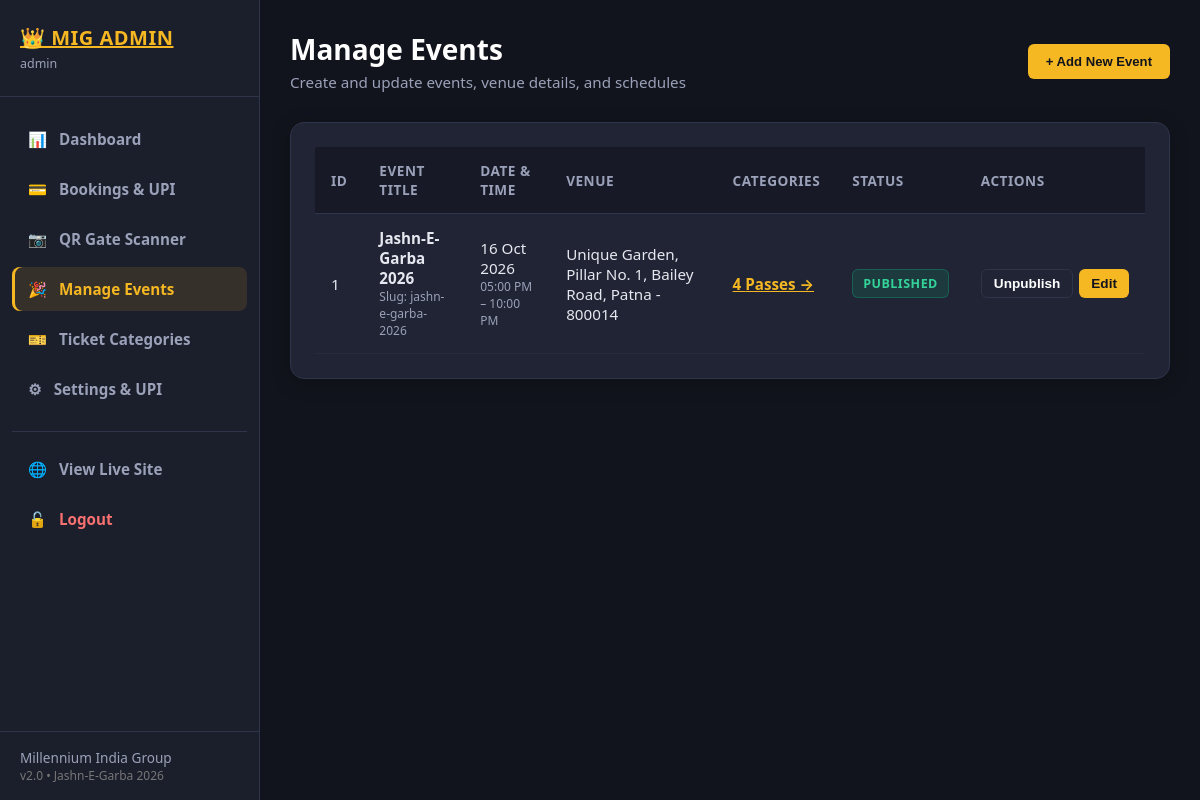
Page /admin/events.php (signed in) on the committed database.
### tables this page shows
CREATE TABLE `events` (
  `id` INT AUTO_INCREMENT PRIMARY KEY,
  `slug` VARCHAR(120) UNIQUE NOT NULL,
  `title` VARCHAR(255) NOT NULL,
  `date` DATE NOT NULL,
  `start_time` TIME NOT NULL,
  `end_time` TIME NOT NULL,
  `venue` VARCHAR(255) NOT NULL,
  `description` TEXT,
  `banner_image` VARCHAR(255),
  `is_published` TINYINT(1) DEFAULT 1,
  `created_at` TIMESTAMP DEFAULT CURRENT_TIMESTAMP,
  INDEX `idx_slug` (`slug`),
  INDEX `idx_published` (`is_published`)
);

### config/functions.php (called while the page is built, shortened)
<?php
function e(?string $value): string {
    return htmlspecialchars($value ?? '', ENT_QUOTES, 'UTF-8');
}
function asset_v(string $relPath): string {
    $cleanPath = ltrim($relPath, '/');
    $fullPath = dirname(__DIR__) . '/' . $cleanPath;
    if (file_exists($fullPath)) {
        return BASE_URL . '/' . $cleanPath . '?v=' . filemtime($fullPath);
    }
    return BASE_URL . '/' . $cleanPath . '?v=' . date('YmdHi');
}

### admin/events.php (the view, shortened to what this page needs)
<?php
require_once __DIR__ . '/../config/functions.php';
$db = getDB();
$events = [];
try {
    $events = $db->query("SELECT e.*, COUNT(tc.id) AS category_count FROM events e LEFT JOIN ticket_categories tc ON e.id = tc.event_id GROUP BY e.id ORDER BY e.date ASC")->fetchAll();
} catch (PDOException $e) {
    error_log('[admin/events.php list error]: ' . $e->getMessage());
}
?>
<!DOCTYPE html>
<html lang="en">
<head>
    <link rel="stylesheet" href="<?= asset_v('assets/css/admin.css') ?>">
</head>
<body>
<div class="admin-wrapper">
    <?php include __DIR__ . '/../includes/admin_sidebar.php'; ?>
    <main class="admin-main">
        <div class="admin-header">
            <div>
                <h1 class="admin-title">Manage Events</h1>
                <div class="admin-subtitle">Create and update events, venue details, and schedules</div>
            </div>
            <button type="button" class="btn-verify" style="background:var(--admin-primary); color:#12141d; padding:10px 18px;" onclick="openEventModal()">
                &plus; Add New Event
            </button>
        </div>
        <div class="admin-card">
            <div class="table-responsive">
                <table class="admin-table">
                    <thead>
                        <tr>
                            <th>ID</th>
                            <th>Event Title</th>
                            <th>Date &amp; Time</th>
                            <th>Venue</th>
                            <th>Categories</th>
                            <th>Status</th>
                            <th>Actions</th>
                        </tr>
                    </thead>
                    <tbody>
                        <?php foreach ($events as $ev): ?>
                            <tr>
                                <td><?= (int)$ev['id'] ?></td>
                                <td>
                                    <strong><?= e($ev['title']) ?></strong>
                                    <div style="font-size:0.75rem; color:var(--admin-text-muted);">Slug: <?= e($ev['slug']) ?></div>
                                </td>
                                <td>
                                    <div><?= date('d M Y', strtotime($ev['date'])) ?></div>
                                    <div style="font-size:0.75rem; color:var(--admin-text-muted);"><?= date('h:i A', strtotime($ev['start_time'])) ?> &ndash; <?= date('h:i A', strtotime($ev['end_time'])) ?></div>
                                </td>
                                <td><?= e($ev['venue']) ?></td>
                                <td>
                                    <a href="<?= BASE_URL ?>/admin/tickets.php?event_id=<?= $ev['id'] ?>" style="color:var(--admin-primary); font-weight:700;">
                                        <?= (int)$ev['category_count'] ?> Passes &rarr;
                                    </a>
                                </td>
                                <td>
                                    <?php if ($ev['is_published']): ?>
                                        <span class="badge badge-verified">Published</span>
                                    <?php else: ?>
                                        <span class="badge badge-pending">Draft / Hidden</span>
                                    <?php endif; ?>
                                </td>
                                <td>
                                    <div style="display:flex; gap:6px;">
                                        <form action="<?= BASE_URL ?>/admin/events.php" method="POST" style="margin:0;">
                                            <button type="submit" class="btn-sm" style="background:#202434; border:1px solid #2e344a; color:#fff; cursor:pointer;">
                                                <?= $ev['is_published'] ? 'Unpublish' : 'Publish' ?>
                                            </button>
                                        </form>
                                        <button type="button" class="btn-sm" style="background:var(--admin-primary); color:#12141d; border:none; cursor:pointer;" onclick='editEvent(<?= json_encode($ev) ?>)'>
                                            Edit
                                        </button>
                                    </div>
                                </td>
                            </tr>
                        <?php endforeach; ?>
                    </tbody>
                </table>
            </div>
        </div>
    </main>
</div>
</body>
</html>

### assets/css/admin.css (style rules this page uses)
:root { --admin-bg: #12141d; --admin-sidebar: #1b1e2b; --admin-card: #202434; --admin-card-border: #2e344a; --admin-primary: #f5b722; --admin-accent: #8e194f; --admin-text: #e6e8f0; --admin-text-muted: #9aa1b8; --badge-pending: #f59e0b; --badge-verified: #10b981; --badge-failed: #ef4444; --badge-checked: #3b82f6; }
* { box-sizing: border-box; margin: 0; padding: 0; }
body { font-family: 'Segoe UI', -apple-system, BlinkMacSystemFont, Roboto, sans-serif; background-color: var(--admin-bg); color: var(--admin-text); min-height: 100vh; display: flex; }
.admin-wrapper { display: flex; width: 100%; min-height: 100vh; }
.admin-main { flex: 1; padding: 30px; background: var(--admin-bg); overflow-y: auto; }
.admin-header { display: flex; justify-content: space-between; align-items: center; margin-bottom: 30px; }
.admin-title { font-size: 1.75rem; font-weight: 800; color: #fff; }
.admin-subtitle { color: var(--admin-text-muted); font-size: 0.95rem; margin-top: 4px; }
.admin-card { background: var(--admin-card); border: 1px solid var(--admin-card-border); border-radius: 14px; padding: 24px; margin-bottom: 25px; box-shadow: 0 4px 20px rgba(0,0,0,0.2); }
.table-responsive { width: 100%; overflow-x: auto; }
.admin-table { width: 100%; border-collapse: collapse; text-align: left; }
.admin-table th { padding: 14px 16px; background: rgba(18, 20, 29, 0.6); color: var(--admin-text-muted); font-size: 0.85rem; font-weight: 700; text-transform: uppercase; letter-spacing: 0.5px; border-bottom: 1px solid var(--admin-card-border); }
.admin-table td { padding: 14px 16px; border-bottom: 1px solid rgba(46, 52, 74, 0.5); font-size: 0.95rem; }
.badge { display: inline-block; padding: 5px 10px; border-radius: 6px; font-size: 0.78rem; font-weight: 700; text-transform: uppercase; letter-spacing: 0.5px; }
.badge-verified { background: rgba(16, 185, 129, 0.15); color: #34d399; border: 1px solid rgba(16, 185, 129, 0.3); }
.btn-sm { padding: 6px 12px; font-size: 0.85rem; border-radius: 6px; font-weight: 600; }
.btn-verify { background: #10b981; color: #fff; border: none; cursor: pointer; border-radius: 6px; padding: 6px 12px; font-weight: 700; font-size: 0.82rem; display: inline-flex; align-items: center; gap: 6px; }

### rows in the picture
events: id "1", title "Jashn-E-Garba 2026", slug "jashn-e-garba-2026", date "16 Oct 2026", start_time "05:00 PM", end_time "10:00 PM", venue "Unique Garden, Pillar No. 1, Bailey Road, Patna - 800014", category_count "4", is_published "PUBLISHED"

### other values in the picture
admin_user()['username'] "admin"
